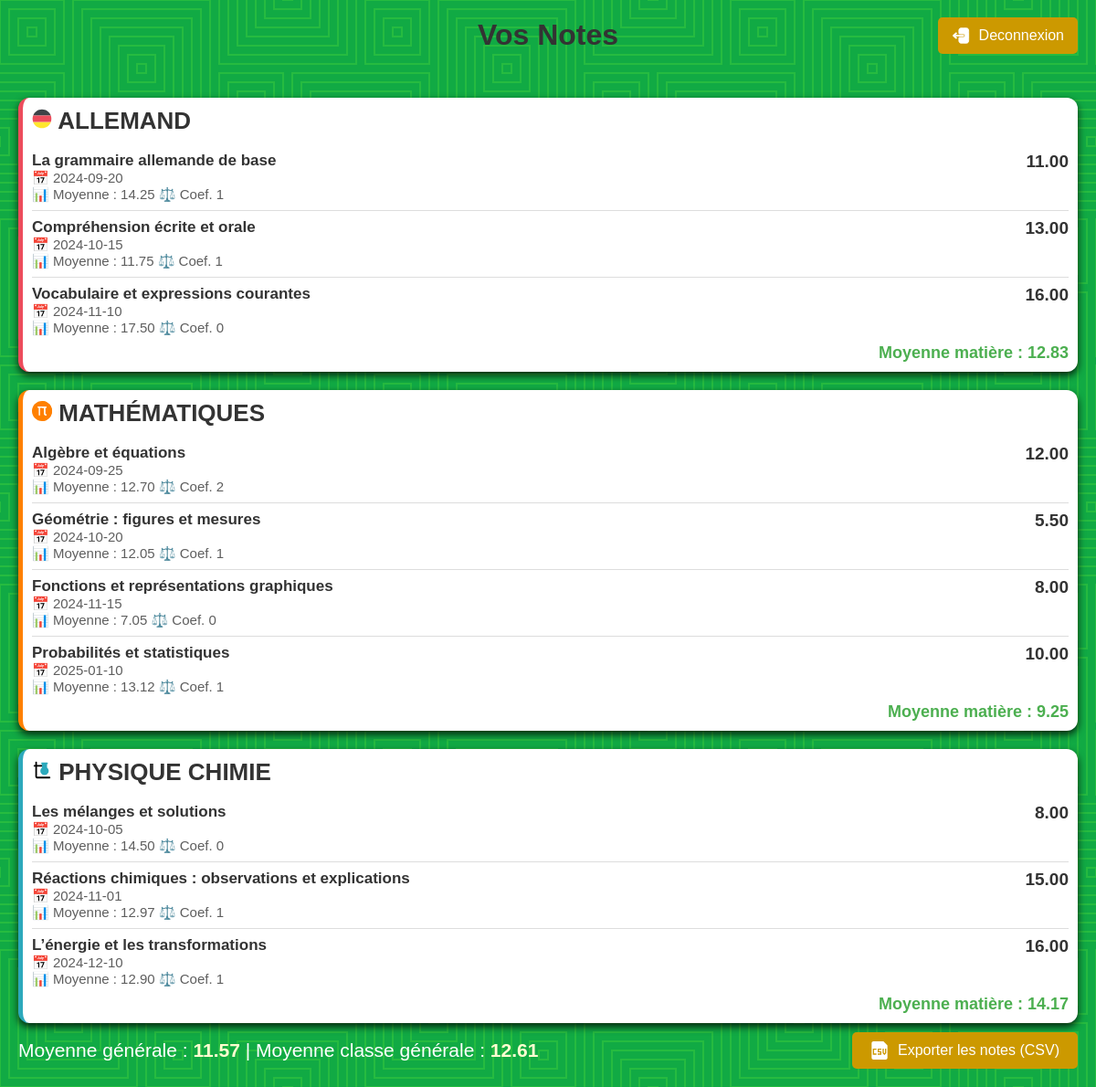
/eleve (signed in), run on the app's committed database.
### tables this page shows
CREATE TABLE note (
    nom_note TEXT,
    date_note DATE,
    id_utilisateur VARCHAR(100),
    nom_matiere VARCHAR(100),
    valeur_note FLOAT,
    coefficient FLOAT,
    PRIMARY KEY(nom_note, date_note, id_utilisateur, nom_matiere),
    FOREIGN KEY(nom_matiere) REFERENCES matiere(nom_matiere),
    FOREIGN KEY(id_utilisateur) REFERENCES utilisateur(id_utilisateur),
    CHECK(valeur_note >= 0 AND valeur_note <= 20)
);

### Projet/control.py (the view)
@app.route('/eleve')
def eleve():
    if 'id_utilisateur' not in session:
        return render_template('index.html', erreur="Veuillez vous connecter")
    id_utilisateur = session['id_utilisateur']
    nom_utilisateur = session['nom_utilisateur']
    prenom_utilisateur = session['prenom_utilisateur']
    role_utilisateur = session['role_utilisateur']
    if role_utilisateur != 'eleve':
        return render_template("access-denied.html")
    notes_brutes = get_grade(id_utilisateur)
    moyenne_generale = general_average(id_utilisateur) or 0
    moyenne_classe_generale = class_general_average(id_utilisateur) or 0
    moyenne_notes = subject_averages(id_utilisateur)
    matieres_data = {}
    for note in notes_brutes:
        nom_matiere, nom_note, date_note, valeur_note, coefficient, moyenne_classe = note
        if nom_matiere not in matieres_data:
            matieres_data[nom_matiere] = {
                'notes': [],
                'moyenne': moyenne_notes.get(nom_matiere, 0)
            }
        note_data = {
            'nom': nom_note,
            'date': date_note,
            'valeur': float(valeur_note),
            'coefficient': int(coefficient),
            'moyenne_classe': round(moyenne_classe if moyenne_classe is not None else 0, 2)
        }
        matieres_data[nom_matiere]['notes'].append(note_data)
    return render_template("eleve.html",
                           id_utilisateur=id_utilisateur,
                           nom_utilisateur=nom_utilisateur,
                           prenom_utilisateur=prenom_utilisateur,
                           role_utilisateur=role_utilisateur,
                           matieres=matieres_data,
                           moyenne_generale=round(moyenne_generale, 2),
                           moyenne_classe_generale=round(moyenne_classe_generale, 2))

### Projet/modele/connect.py (called while the page is built)
def ouvrir_connexion():
	cnx = None
	try:
		cnx = sqlite3.connect('projet/db/base.db')
	except BaseException as e:
		print(e)
	return cnx

### Projet/modele/model.py (called while the page is built)
def general_average(user: str):
    connexion = ouvrir_connexion()
    cursor = connexion.cursor()
    try:
        query = """
            SELECT COALESCE(SUM(valeur_note * coefficient) / NULLIF(SUM(coefficient), 0), 0)
            FROM note
            WHERE id_utilisateur = ? AND valeur_note <> 0
        """
        cursor.execute(query, (user,))
        result = cursor.fetchone()
        return result[0] if result and result[0] is not None else 0
    except Exception as e:
        print(f"Erreur lors du calcul de la moyenne générale : {e}")
        return 0
    finally:
        connexion.close()

def class_general_average(user: str):
    connexion = ouvrir_connexion()
    cursor = connexion.cursor()
    try:
        query = """
            SELECT COALESCE(SUM(n.valeur_note * n.coefficient) / NULLIF(SUM(n.coefficient), 0), 0)
            FROM note n
            WHERE n.id_utilisateur IN (
                SELECT id_utilisateur
                FROM eleve
                WHERE nom_classe = (SELECT nom_classe FROM eleve WHERE id_utilisateur = ?)
            )
            AND n.valeur_note <> 0
        """
        cursor.execute(query, (user,))
        result = cursor.fetchone()
        return result[0] if result and result[0] is not None else 0
    finally:
        connexion.close()

def subject_averages(user: str):
    connexion = ouvrir_connexion()
    cursor = connexion.cursor()
    try:
        query = """
            SELECT nom_matiere,
                   COALESCE(SUM(valeur_note * coefficient) / NULLIF(SUM(coefficient), 0), 0) AS moyenne
            FROM note
            WHERE id_utilisateur = ? AND valeur_note <> 0
            GROUP BY nom_matiere
        """
        cursor.execute(query, (user,))
        return {row[0]: row[1] for row in cursor.fetchall()}
    finally:
        connexion.close()

### Projet/templates/eleve.html (shortened to what this page needs)
<!DOCTYPE html>
<html lang="fr">
<head>
    <link rel="stylesheet" type="text/css" href="{{ url_for('static', filename='CSS/style-eleve.css') }}">
</head>
<body>
    <header>
        <h1>Vos Notes</h1>
        <form action="/deconnexion" method="POST">
            <button type="submit" id="deconnexion">
                <img src="{{ url_for('static', filename='images/logout.svg') }}" alt="image" style="width: 20px; height: 20px; margin-right: 10px;">
                Deconnexion
            </button>
        </form>
    </header>
    {% for matiere, data in matieres.items() %}
    <div class="matiere {{ matiere.lower().replace(' ', '-') }} {% if loop.last %}last-matiere{% endif %}">
        <h2>
            <img src="{{ url_for('static', filename='images/' + matiere.replace(' ', '-') + '.svg') }}" width="22px" alt="{{ matiere }}">
            {{ matiere }}
        </h2>
        <div class="notes">
            {% if data.notes %}
                {% for note in data.notes %}
                <div class="note">
                    <div>
                        <strong>{{ note.nom }}</strong>
                        <div class="details">
                            📅 {{ note.date }}
                        </div>
                        <div class="details">
                            📊 Moyenne : {{ '%.2f'|format(note.moyenne_classe) }} ⚖️ Coef. {{ note.coefficient }}
                        </div>
                    </div>
                    <div class="note-valeur">{{ '%.2f'|format(note.valeur) }}</div>
                </div>
                {% endfor %}
            {% else %}
                <div class="note">
                    <div>Pas de notes disponibles pour cette matière</div>
                </div>
            {% endif %}
        </div>
        <div class="moyenne-matiere">Moyenne matière : {{ '%.2f'|format(data.moyenne) }}</div>
    </div>
    {% endfor %}
    <div class="general-info">
        <div>
            Moyenne générale : <strong>{{ '%.2f'|format(moyenne_generale) }}</strong> |
            Moyenne classe générale : <strong>{{ '%.2f'|format(moyenne_classe_generale) }}</strong>
        </div>
        <button id="export-csv" class="btn-export">
            <img src="{{ url_for('static', filename='images/csv.svg') }}" alt="image" style="width: 20px; height: 20px; margin-right: 10px;">
            Exporter les notes (CSV)</button>
    </div>
</body>
</html>

### Projet/static/CSS/style-eleve.css (style rules this page uses)
body { font-family: Arial, sans-serif; margin: 20px; background-color: #11aa44; color: #333; }
h1 { text-align: center; flex-grow: 1; margin: 0; }
.matiere { border-radius: 12px; border-left: 5px solid #ccc; background-color: #fff; margin-bottom: 20px; padding: 10px; box-shadow: 0 4px 8px rgba(0, 0, 0, 0.8); }
.last-matiere { margin-bottom: 10px; }
.matiere h2 { text-transform: uppercase; margin: 0; color: #333; font-size: 26px; }
.notes { margin-top: 10px; }
.note { border-top: 1px solid #ddd; padding: 8px 0; display: flex; justify-content: space-between; font-size: 17px; }
.note:first-child { border-top: none; }
.note-valeur { font-weight: bold; font-size: 19px; }
.details { font-size: 15px; color: #5e5e5e; }
.moyenne-matiere { font-weight: bold; color: #4CAF50; text-align: right; font-size: 18px; }
.general-info { margin-top: 0px; font-size: 21px; display: flex; justify-content: space-between; align-items: center; color: white; }
.general-info strong { color: #FFFDD0; }
#export-csv { display: flex; align-items: center; justify-content: flex-start; padding: 10px 20px; font-size: 16px; color: #fff; background-color: #CC9900; border: none; border-radius: 5px; cursor: pointer; transition: background-color 0.3s ease; }
#deconnexion { display: flex; align-items: center; justify-content: flex-start; padding: 10px 15px; font-size: 16px; color: #fff; background-color: #CC9900; border: none; border-radius: 5px; cursor: pointer; transition: background-color 0.3s ease; }
header { display: flex; justify-content: space-between; align-items: center; padding-bottom: 50px; }
header form { position: absolute; right: 20px; }
.matiere.mathématiques { border-left-color: #ff8000; }
.matiere.physique-chimie { border-left-color: #2ca9bc; }
.matiere.allemand { border-left-color: #ed4c5c; }

### data on the page
note: nom "La grammaire allemande de base", date "2024-09-20", moyenne_classe "14.25", coefficient "1", valeur "11.00"
note: nom "Compréhension écrite et orale", date "2024-10-15", moyenne_classe "11.75", coefficient "1", valeur "13.00"
note: nom "Vocabulaire et expressions courantes", date "2024-11-10", moyenne_classe "17.50", coefficient "0", valeur "16.00"
note: nom "Algèbre et équations", date "2024-09-25", moyenne_classe "12.70", coefficient "2", valeur "12.00"
note: nom "Géométrie : figures et mesures", date "2024-10-20", moyenne_classe "12.05", coefficient "1", valeur "5.50"
note: nom "Fonctions et représentations graphiques", date "2024-11-15", moyenne_classe "7.05", coefficient "0", valeur "8.00"
note: nom "Probabilités et statistiques", date "2025-01-10", moyenne_classe "13.12", coefficient "1", valeur "10.00"
note: nom "Les mélanges et solutions", date "2024-10-05", moyenne_classe "14.50", coefficient "0", valeur "8.00"
note: nom "Réactions chimiques : observations et explications", date "2024-11-01", moyenne_classe "12.97", coefficient "1", valeur "15.00"
note: nom "L’énergie et les transformations", date "2024-12-10", moyenne_classe "12.90", coefficient "1", valeur "16.00"

### other printed values
{{ matiere }} "ALLEMAND" "MATHÉMATIQUES" "PHYSIQUE CHIMIE"
{{ '%.2f'|format(data.moyenne) }} "12.83" "9.25" "14.17"
{{ '%.2f'|format(moyenne_generale) }} "11.57"
{{ '%.2f'|format(moyenne_classe_generale) }} "12.61"
